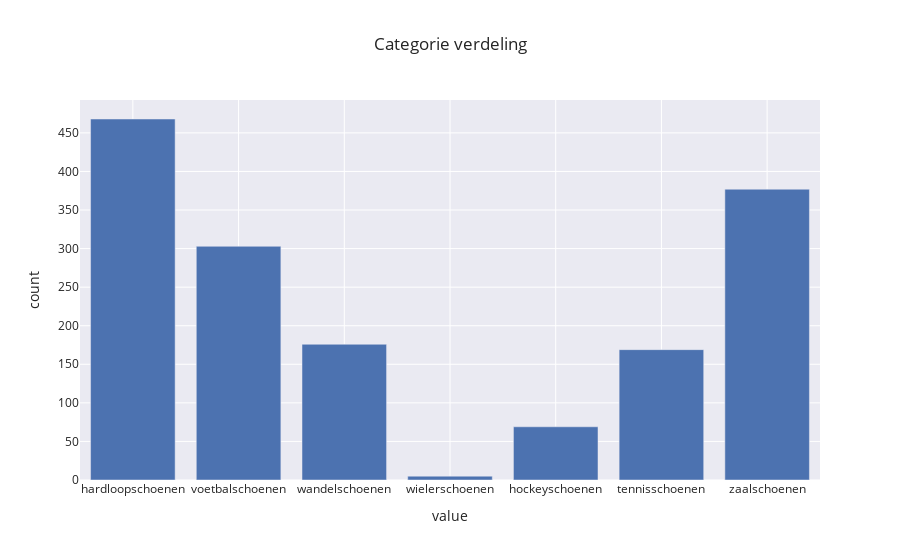
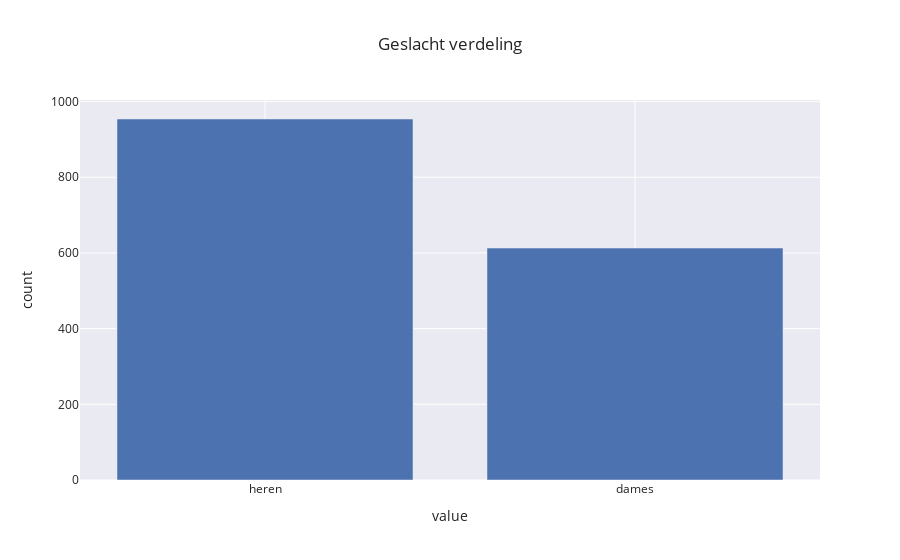

These figures' notebook cell, in order:
### Code cell
def plot_value_counts(
    df: pl.DataFrame, col: str, title: Optional[str] = None
) -> go.Figure:
    vcounts = value_counts(df, col)

    plot_dict = [{"value": v, "count": c} for v, c in vcounts.items()]

    plot_df = pl.DataFrame(plot_dict).to_pandas()

    fig = px.bar(plot_df, x="value", y="count", title=title)

    return fig


cat_plot = plot_value_counts(data, "category", title="Categorie verdeling")
gender_plot = plot_value_counts(data, "gender", title="Geslacht verdeling")

cat_plot.show()
gender_plot.show()

# There are very little cycling shoes
# There are more shoes for males than females

### Figure 1 — Plotly figure (JSON) as saved in the notebook; plotly's stock layout.template omitted (floating-point values rounded to 4 significant figures)
{"data": [{"alignmentgroup": "True", "hovertemplate": "value=%{x}<br>count=%{y}<extra></extra>", "legendgroup": "", "marker": {"color": "rgb(76,114,176)", "pattern": {"shape": ""}}, "name": "", "offsetgroup": "", "orientation": "v", "showlegend": false, "textposition": "auto", "type": "bar", "x": ["hardloopschoenen", "voetbalschoenen", "wandelschoenen", "wielerschoenen", "hockeyschoenen", "tennisschoenen", "zaalschoenen"], "xaxis": "x", "y": [468, 303, 176, 5, 69, 169, 377], "yaxis": "y"}], "layout": {"barmode": "relative", "legend": {"tracegroupgap": 0}, "title": {"text": "Categorie verdeling"}, "xaxis": {"anchor": "y", "domain": [0, 1], "title": {"text": "value"}}, "yaxis": {"anchor": "x", "domain": [0, 1], "title": {"text": "count"}}}}

### Figure 2 — Plotly figure (JSON) as saved in the notebook; plotly's stock layout.template omitted (floating-point values rounded to 4 significant figures)
{"data": [{"alignmentgroup": "True", "hovertemplate": "value=%{x}<br>count=%{y}<extra></extra>", "legendgroup": "", "marker": {"color": "rgb(76,114,176)", "pattern": {"shape": ""}}, "name": "", "offsetgroup": "", "orientation": "v", "showlegend": false, "textposition": "auto", "type": "bar", "x": ["heren", "dames"], "xaxis": "x", "y": [954, 613], "yaxis": "y"}], "layout": {"barmode": "relative", "legend": {"tracegroupgap": 0}, "title": {"text": "Geslacht verdeling"}, "xaxis": {"anchor": "y", "domain": [0, 1], "title": {"text": "value"}}, "yaxis": {"anchor": "x", "domain": [0, 1], "title": {"text": "count"}}}}
